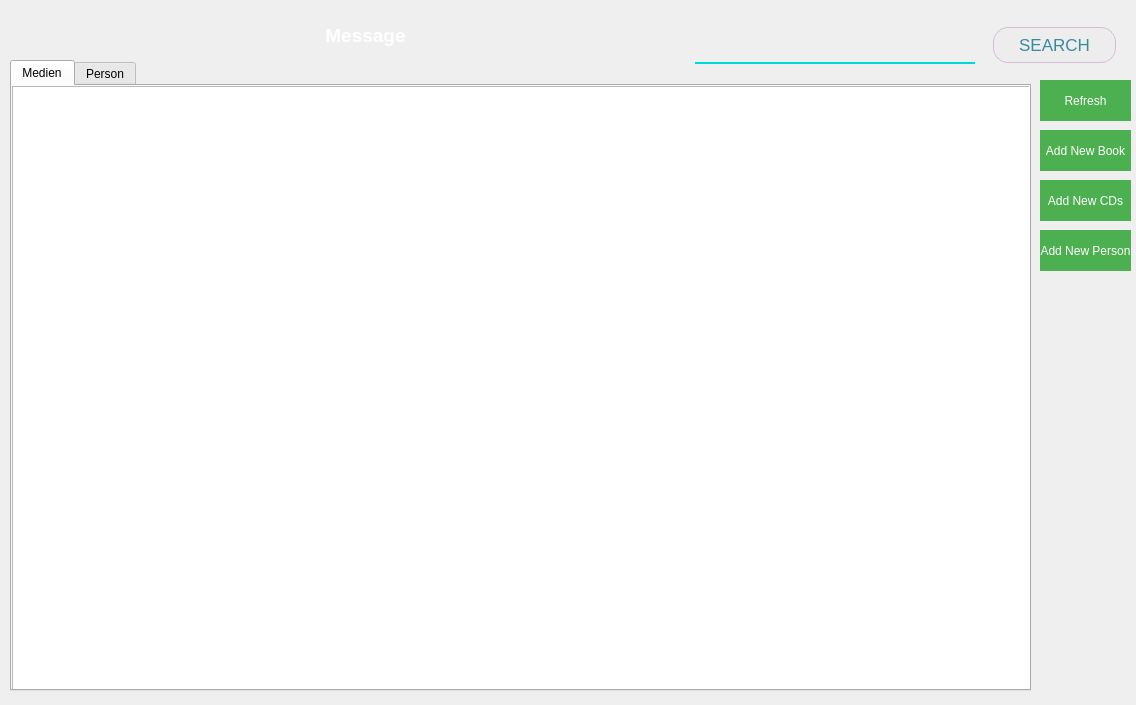
<?xml version="1.0" encoding="UTF-8"?>
<ui version="4.0">
 <class>MainWindow</class>
 <widget class="QMainWindow" name="MainWindow">
  <property name="geometry">
   <rect>
    <x>0</x>
    <y>0</y>
    <width>1136</width>
    <height>705</height>
   </rect>
  </property>
  <property name="windowTitle">
   <string>Medien Vervaltung - s79226@htw-dresden.de</string>
  </property>
  <property name="styleSheet">
   <string notr="true">#centralwidget{
	border-image: url(:/images/assets/background.jpg);
}

QPushButton{
 	background-color: #4CAF50; 
 	border: none;
  	color: white;
  	text-align: center;
  	text-decoration: none;
}

QPushButton:hover{
	font-weight: bold;
}</string>
  </property>
  <widget class="QWidget" name="centralwidget">
   <widget class="QLabel" name="message">
    <property name="geometry">
     <rect>
      <x>10</x>
      <y>20</y>
      <width>711</width>
      <height>31</height>
     </rect>
    </property>
    <property name="font">
     <font>
      <pointsize>12</pointsize>
      <weight>75</weight>
      <bold>true</bold>
     </font>
    </property>
    <property name="styleSheet">
     <string notr="true">#message{
	font-weight: bold;
	color: white;
}</string>
    </property>
    <property name="text">
     <string>&lt;html&gt;&lt;head/&gt;&lt;body&gt;&lt;p align=&quot;center&quot;&gt;&lt;span style=&quot; font-size:14pt;&quot;&gt;Message&lt;/span&gt;&lt;/p&gt;&lt;/body&gt;&lt;/html&gt;</string>
    </property>
   </widget>
   <widget class="QPushButton" name="addMedianBtn">
    <property name="geometry">
     <rect>
      <x>1040</x>
      <y>130</y>
      <width>91</width>
      <height>41</height>
     </rect>
    </property>
    <property name="text">
     <string>Add New Book</string>
    </property>
   </widget>
   <widget class="QPushButton" name="addCDsBtn">
    <property name="geometry">
     <rect>
      <x>1040</x>
      <y>180</y>
      <width>91</width>
      <height>41</height>
     </rect>
    </property>
    <property name="text">
     <string>Add New CDs</string>
    </property>
   </widget>
   <widget class="QTabWidget" name="tabWidget">
    <property name="geometry">
     <rect>
      <x>10</x>
      <y>60</y>
      <width>1021</width>
      <height>631</height>
     </rect>
    </property>
    <property name="currentIndex">
     <number>0</number>
    </property>
    <widget class="QWidget" name="median">
     <attribute name="title">
      <string>Medien</string>
     </attribute>
     <widget class="QTableView" name="BookTable">
      <property name="geometry">
       <rect>
        <x>0</x>
        <y>0</y>
        <width>1111</width>
        <height>611</height>
       </rect>
      </property>
      <property name="sizePolicy">
       <sizepolicy hsizetype="Expanding" vsizetype="Expanding">
        <horstretch>0</horstretch>
        <verstretch>0</verstretch>
       </sizepolicy>
      </property>
      <property name="autoFillBackground">
       <bool>false</bool>
      </property>
      <property name="styleSheet">
       <string notr="true"/>
      </property>
      <property name="frameShadow">
       <enum>QFrame::Sunken</enum>
      </property>
      <property name="sizeAdjustPolicy">
       <enum>QAbstractScrollArea::AdjustIgnored</enum>
      </property>
      <property name="autoScroll">
       <bool>true</bool>
      </property>
      <property name="alternatingRowColors">
       <bool>true</bool>
      </property>
      <property name="gridStyle">
       <enum>Qt::SolidLine</enum>
      </property>
      <property name="sortingEnabled">
       <bool>true</bool>
      </property>
      <attribute name="horizontalHeaderCascadingSectionResizes">
       <bool>false</bool>
      </attribute>
      <attribute name="horizontalHeaderStretchLastSection">
       <bool>false</bool>
      </attribute>
      <attribute name="verticalHeaderVisible">
       <bool>false</bool>
      </attribute>
      <attribute name="verticalHeaderCascadingSectionResizes">
       <bool>false</bool>
      </attribute>
      <attribute name="verticalHeaderStretchLastSection">
       <bool>false</bool>
      </attribute>
     </widget>
    </widget>
    <widget class="QWidget" name="Person">
     <attribute name="title">
      <string>Person</string>
     </attribute>
     <widget class="QTableView" name="PersonTable">
      <property name="geometry">
       <rect>
        <x>0</x>
        <y>0</y>
        <width>1121</width>
        <height>611</height>
       </rect>
      </property>
      <property name="sortingEnabled">
       <bool>true</bool>
      </property>
      <attribute name="verticalHeaderVisible">
       <bool>false</bool>
      </attribute>
     </widget>
    </widget>
   </widget>
   <widget class="QPushButton" name="addPersonBtn">
    <property name="geometry">
     <rect>
      <x>1040</x>
      <y>230</y>
      <width>91</width>
      <height>41</height>
     </rect>
    </property>
    <property name="text">
     <string>Add New Person</string>
    </property>
   </widget>
   <widget class="QPushButton" name="refreshBtn">
    <property name="geometry">
     <rect>
      <x>1040</x>
      <y>80</y>
      <width>91</width>
      <height>41</height>
     </rect>
    </property>
    <property name="styleSheet">
     <string notr="true"/>
    </property>
    <property name="text">
     <string>Refresh</string>
    </property>
   </widget>
   <widget class="QWidget" name="">
    <property name="geometry">
     <rect>
      <x>690</x>
      <y>20</y>
      <width>431</width>
      <height>51</height>
     </rect>
    </property>
    <layout class="QHBoxLayout" name="horizontalLayout" stretch="1,0">
     <property name="spacing">
      <number>18</number>
     </property>
     <property name="sizeConstraint">
      <enum>QLayout::SetDefaultConstraint</enum>
     </property>
     <property name="leftMargin">
      <number>5</number>
     </property>
     <property name="topMargin">
      <number>5</number>
     </property>
     <property name="rightMargin">
      <number>5</number>
     </property>
     <property name="bottomMargin">
      <number>5</number>
     </property>
     <item>
      <widget class="QLineEdit" name="searchInput">
       <property name="styleSheet">
        <string notr="true">QLineEdit{
 	border: 0;
 	border-bottom: 2px solid rgb(0, 217, 217);
	outline: 0;
	background: transparent;
	color: white;
	height: 35px;
}</string>
       </property>
      </widget>
     </item>
     <item>
      <widget class="QPushButton" name="searchBtn">
       <property name="styleSheet">
        <string notr="true">#searchBtn {
	background:linear-gradient(to bottom, #ededed 5%, #bab1ba 100%);
	background-color:#ededed;
	border-radius:15px;
	border:1px solid #d6bcd6;
	color:#3a8a9e;
	font-family:Arial;
	font-size:17px;
	padding:7px 25px;
	text-decoration:none;
}
#searchBtn:hover {
	background:linear-gradient(to bottom, #bab1ba 5%, #ededed 100%);
	background-color:#bab1ba;
}
#searchBtn:active {
	position:relative;
	top:1px;
}</string>
       </property>
       <property name="text">
        <string>SEARCH</string>
       </property>
      </widget>
     </item>
    </layout>
   </widget>
   <zorder>tabWidget</zorder>
   <zorder>message</zorder>
   <zorder>addMedianBtn</zorder>
   <zorder>addCDsBtn</zorder>
   <zorder>addPersonBtn</zorder>
   <zorder>refreshBtn</zorder>
   <zorder>searchInput</zorder>
   <zorder>searchLabel</zorder>
  </widget>
 </widget>
 <resources/>
 <connections/>
</ui>
